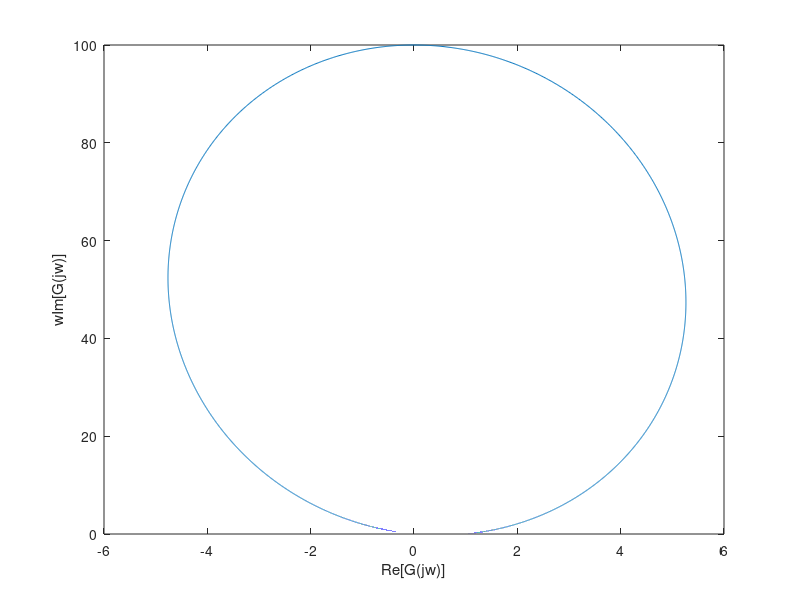

MATLAB code for this plot:
clear;
clc;
w=0:0.0001:10;%Frequency
siz=size(w);
i=ones(1,siz(2));
%part(a)
Re = (0.1*w.^2)./((i-w.^2).^2+0.01*w.^2);
wIm = (w.*(i-w.^2))./((i-w.^2).^2+0.01*w.^2);
title('Popov plot of G(s)');
%part(b)
Re = (i-w.^2)./((i-w.^2).^2+0.01*w.^2);
wIm = (w.^2)./((i-w.^2).^2+0.01*w.^2);
plot(Re,wIm);
xlabel('Re[G(jw)]');
ylabel('wIm[G(jw)]');